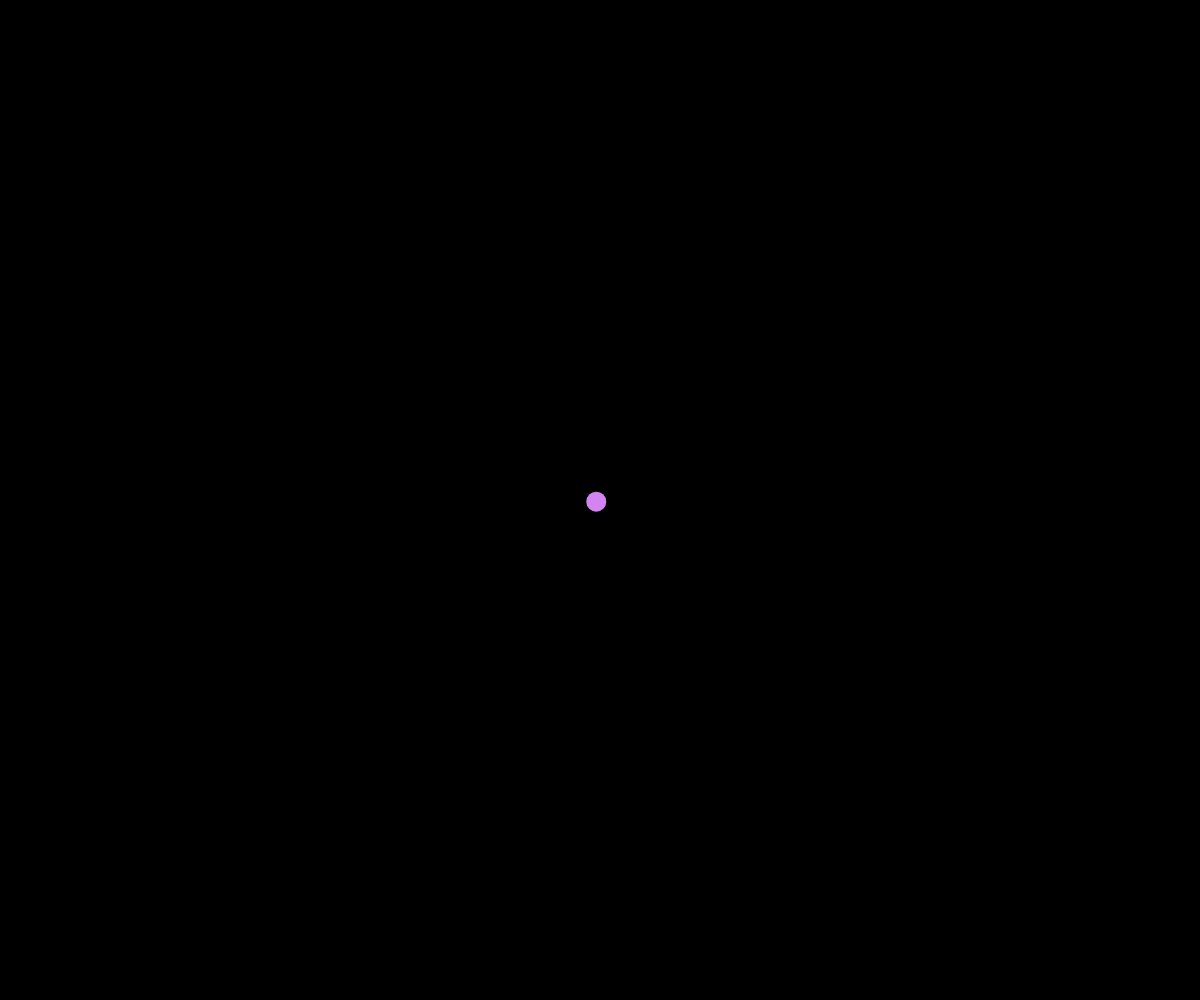
Frame 1 (no input)
Frame 60 (no input): blank canvas, image omitted
Frame 120 (the mouse pressed at the canvas centre since frame 60): blank canvas, image omitted

The p5.js sketch that drew this single still picture (run headless with seeded random() and noise() and a simulated clock; from frame 60 on, the mouse is pressed at the canvas centre):

// p5.js sketch
// ── sketch.js
// Connected Nodes OOP Demo
// James Mitchell
// 11/20/24

let points = [];

function setup() {
  createCanvas(windowWidth, windowHeight);
  spawnPoint(width/2,height/2);
}

function draw() {
  background(0);
  //draws lines below circles
  for (let point of points){
    point.update(points);
  }


  for (let point of points){
    point.display();
  }
}

function mouseWheel(){
  let somePoint = new MovingPoint(mouseX,mouseY);
  points.push(somePoint);
}

class MovingPoint{
  constructor(x,y){
    this.x = x;
    this.y = y;
    this.speed = 5;
    this.radius = 10;
    this.color = color(random(100,255),random(100,255),random(200,255));
    this.xTime = random(1000);
    this.yTime = random(1000);
    this.deltaTime = 0.1;
    this.reach = 150;

    this.MIN_RADIUS = 10;
    this.MAX_RADIUS = 25;
  }

  display(){
    noStroke();
    fill(this.color);
    circle(this.x,this.y,this.radius*2);
  }

  move(){
    let dx = noise(this.xTime);
    let dy = noise(this.yTime);
    this.dx = map(dx, 0, 1, -this.speed, this.speed);
    this.dy = map(dy, 0, 1, -this.speed, this.speed);
    this.x += this.dx;
    this.y += this.dy;
    this.xTime += this.deltaTime;
    this.yTime += this.deltaTime;


  }

  wrapAroundScreen(){
    if (this.x - this.radius < 0){
      this.x = width - this.radius;
    }
    if (this.x + this.radius > width){
      this.x = this.radius;
    }
    if (this.y - this.radius < 0){
      this.y = height - this.radius;
    }
    if (this.y + this.radius > height){
      this.y = this.radius;
    }
  }

  conncetTo(pointsArray){
    for (let otherPoint of pointsArray){
      if (this !== otherPoint){
        let pointDistance = dist(this.x,this.y,otherPoint.x,otherPoint.y);
        if (pointDistance < this.reach){
          stroke(this.color);
          line(this.x,this.y,otherPoint.x,otherPoint.y);
        }
      }
    }
  }

  update(thePoints){
    this.move();
    this.wrapAroundScreen();
    this.conncetTo(thePoints);
    this.adjustSizeWithMouse();
  }

  adjustSizeWithMouse(){
    let mouseDistance = dist(this.x,this.y,mouseX,mouseY);
    let theSize = map(mouseDistance,0,this.reach,this.MAX_RADIUS,this.MIN_RADIUS);
    if (mouseDistance < this.reach){
      this.radius = theSize;
    }
    else{
      this.radius = 10;
    }
  }
}


function spawnPoint(x,y){
  let somePoint = new MovingPoint(x,y);
  points.push(somePoint);
}
